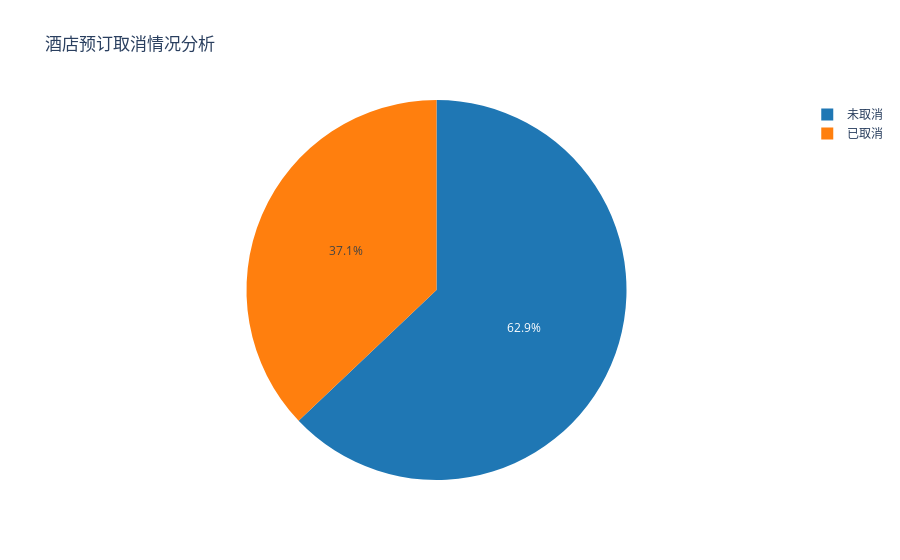

Source (notebook cell):
### Code cell
# 分析取消率
cancel_rate = df_clean['is_canceled'].mean() * 100
print(f" 重要业务发现：酒店整体取消率为 {cancel_rate:.2f}%")

# 创建交互式饼图
fig = px.pie(values=df_clean['is_canceled'].value_counts().values,
             names=['未取消', '已取消'],
             title='酒店预订取消情况分析',
             color=['未取消', '已取消'],
             color_discrete_map={'未取消':'#1f77b4', '已取消':'#ff7f0e'})
fig.show()

### Figure 1 — Plotly figure (JSON) as saved in the notebook; plotly's stock layout.template omitted (floating-point values rounded to 4 significant figures)
{"data": [{"customdata": [["未取消"], ["已取消"]], "domain": {"x": [0, 1], "y": [0, 1]}, "hovertemplate": "label=%{label}<br>value=%{value}<br>color=%{customdata[0]}<extra></extra>", "labels": ["未取消", "已取消"], "legendgroup": "", "marker": {"colors": ["#1f77b4", "#ff7f0e"]}, "name": "", "showlegend": true, "type": "pie", "values": [75011, 44199]}], "layout": {"legend": {"tracegroupgap": 0}, "title": {"text": "酒店预订取消情况分析"}}}
